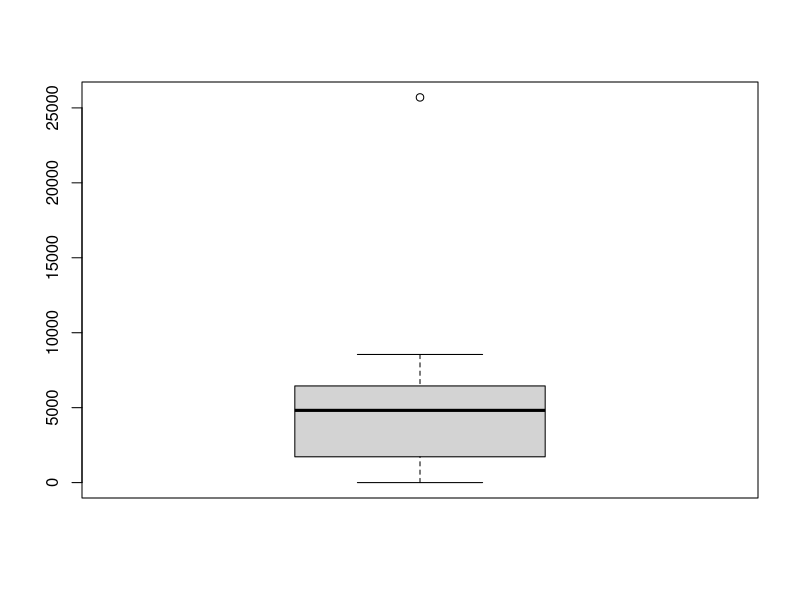
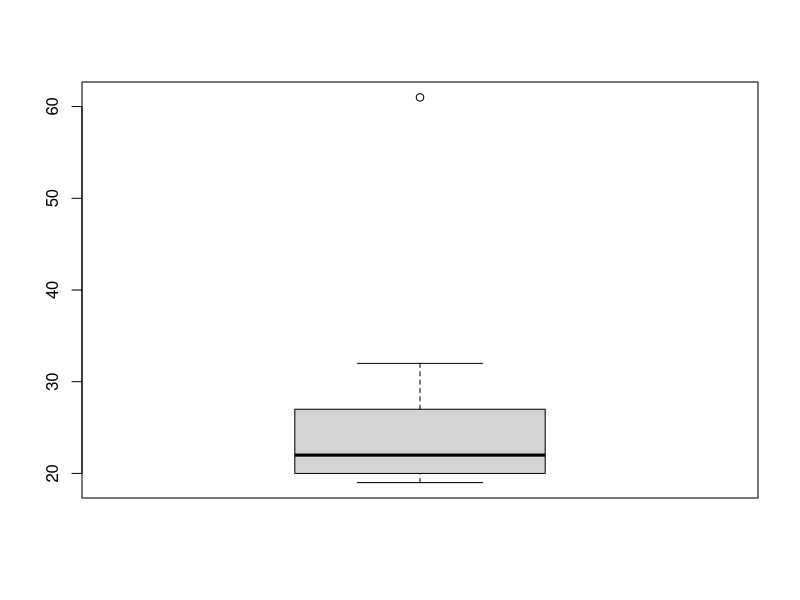
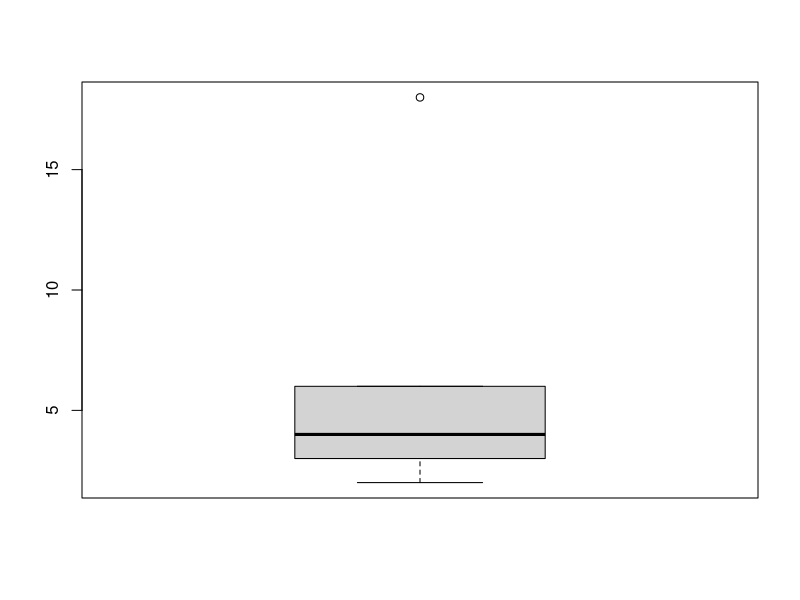
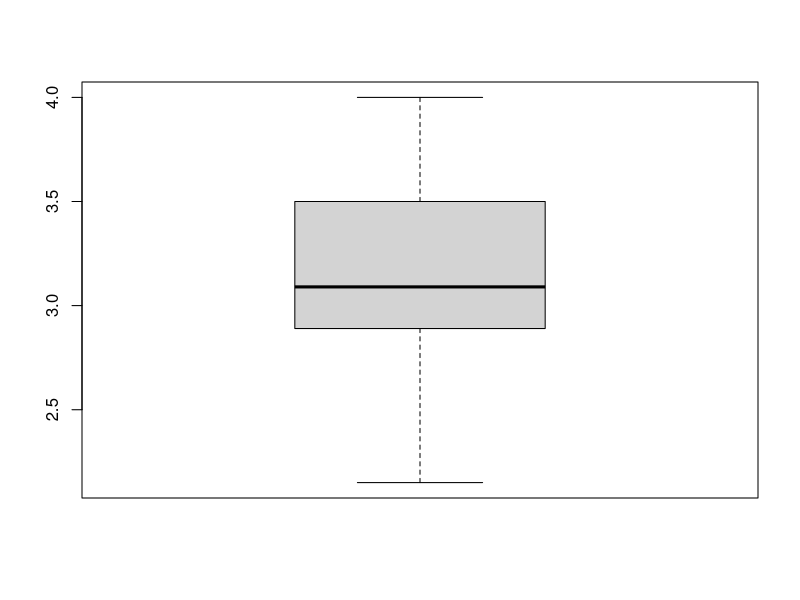
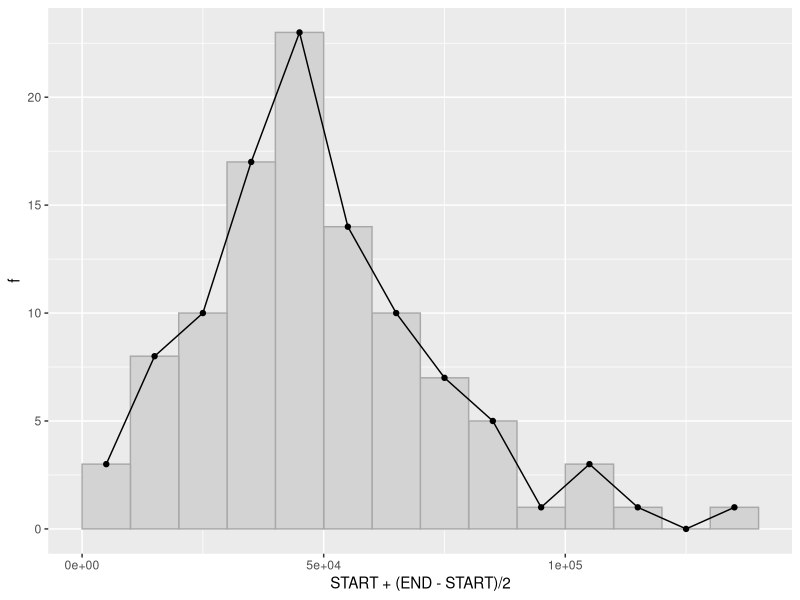
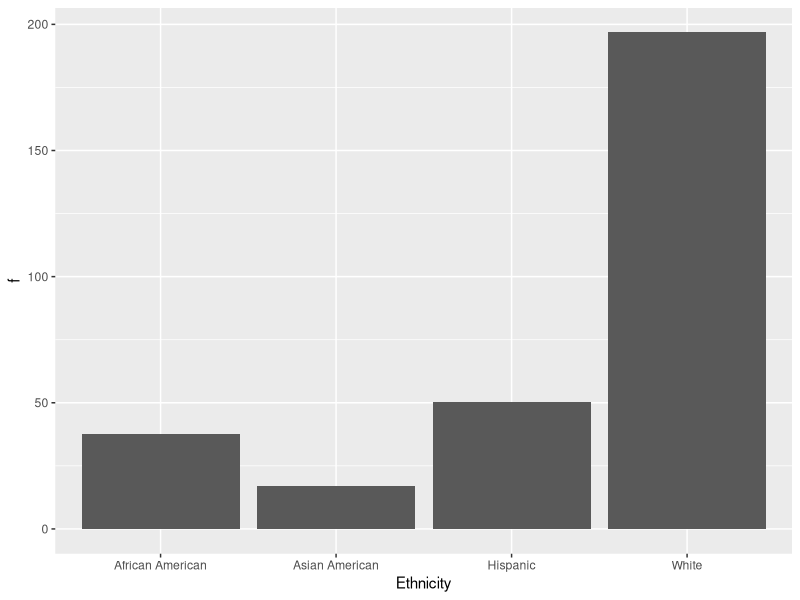
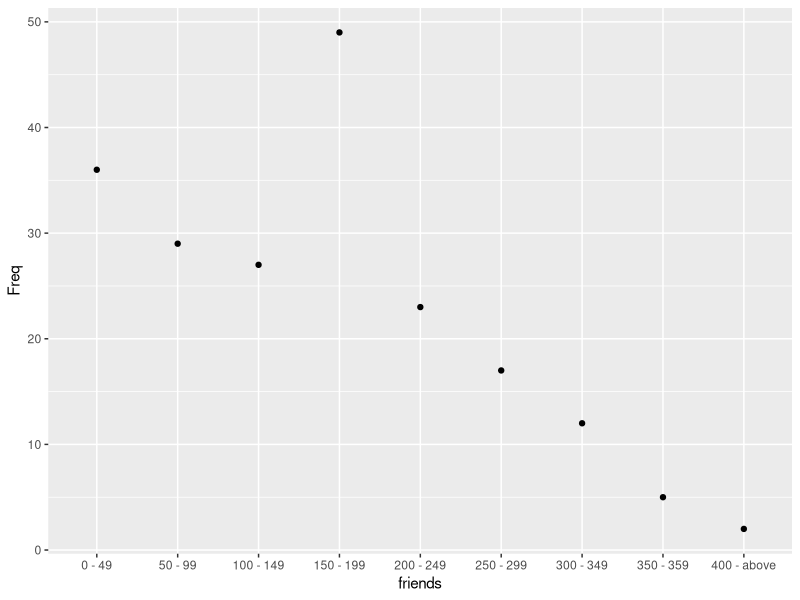
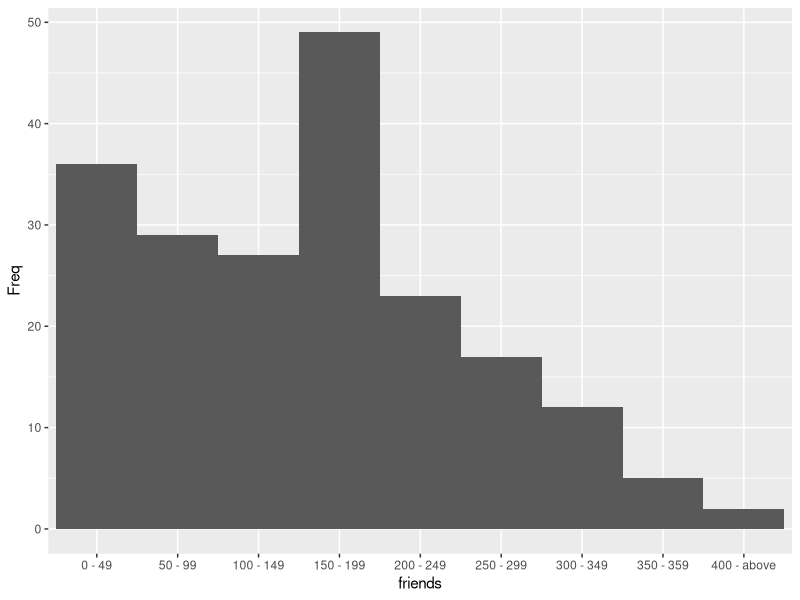

These charts were generated, in order, by the following R code:
# STATISTICS
# WITTE
# 2024-05-27

# PACKAGES ----------------------------------------------------------------

library(tidyverse)

# DESCRIBING DATA WITH TABLES AND GRAPHS ----------------------------------

# PROGRESS CHECK 2.2

scores <- c(91, 87, 95, 123, 98, 110, 112, 85, 96, 71, 80, 69, 109, 90,
            84, 75, 105, 100, 99, 94, 90, 79, 86, 90, 93, 95, 100, 98,
            80, 104, 77, 108, 90, 103, 89)

boundaries_low <- seq(65, 120, 5)
boundaries_high <- seq(69, 124, 5)

paste(boundaries_low, boundaries_high, sep = "-")

data.frame(
  table(
    cut(x = scores,
    breaks = seq(65, 125, 5),
    labels = paste(boundaries_low, boundaries_high, sep = "-"),
    right = FALSE)))

# PROGRESS CHECK 2.4

summer_income <- c(6450, 4820, 5650, 1720, 600, 0, 3482, 25700, 8548)
age <- c(20, 19, 61, 32, 19, 22, 23, 27, 21)
family_size <- c(2, 4, 3, 6, 18, 2, 6, 3, 4)
gpa <- c(2.3, 4, 3.56, 2.89, 2.15, 3.01, 3.09, 3.5, 3.2)

boxplot(summer_income)
boxplot(age)
boxplot(family_size)
boxplot(gpa)

boxplot.stats(summer_income)$out
boxplot.stats(age)$out
boxplot.stats(family_size)$out
boxplot.stats(gpa)$out

# PROGRESS CHECK 2.5

df <- tibble(
  GRE = paste(seq(725, 475, -25), seq(749, 499, -25), sep = "-"),
  f = c(1, 3, 14, 30, 34, 42, 30, 27, 13, 4, 2))

df |> 
  mutate(f_rel = f / sum(f))

# PROGRESS CHECK 2.6

df |> 
  arrange(GRE) |> 
  mutate(f_cumul = cumsum(f),
         f_cumul_pct = round(100 * f_cumul / max(f_cumul)))

# PROGRESS CHECK 2.8

ratings <- tibble(rating = c("PG", "G", "R", "NC-17", "PG", "PG-13", "PG", "NC-17",
                             "PG", "R", "R", "PG", "PG-13", "PG", "PG","G",
                             "G", "PG", "R", "PG-13"))

ratings |> 
  summarise(n = n(), .by = rating) |> 
  mutate(rating = fct(rating, levels = c("NC-17", "R", "PG-13", "PG", "G"))) |> 
  arrange(rating) |> 
  mutate(rel_freq_pct = 100 * n / sum(n)) |> 
  arrange(rev(rating)) |> 
  mutate(cumul_f = cumsum(rel_freq_pct))

# PROGRESS CHECK 2.9

df <- tibble(
  INCOME = paste(seq(130000, 0, -10000),
                 seq(139999, 9999, -10000), sep = "-"),
  f = c(1, 0, 1, 3, 1, 5, 7, 10, 14, 23, 17, 10, 8, 3))

df |> 
  separate(col = INCOME, into = c("START", "END"), sep = "-") |> 
  mutate(START = as.numeric(START),
         END = as.numeric(END)) |> 
  ggplot() +
  geom_rect(aes(xmin = START, xmax = END, ymin = 0, ymax = f),
            fill = "lightgrey", col = "darkgrey") +
  geom_point(aes(x = START + (END - START) / 2, y = f)) +
  geom_line(aes(x = START + (END - START) / 2, y = f))

# PROGRESS CHECK 2.10

scores <- c(120, 126, 108, 102, 98, 85, 141, 132, 118, 88, 123, 109,
            117, 124, 137, 106, 99, 104, 78, 143, 111, 113, 96)

stem(scores, scale = 2)

# PROGRESS CHECK 2.12

pop <- tibble(
  Ethnicity = c("African American", "Asian American", "Hispanic", "White"),
  f = c(37.7, 17.2, 50.5, 196.8)
)

ggplot(pop) +
  geom_col(aes(x = Ethnicity, y = f))

# REVIEW QUESTION 2.14
nb_res <- c(1, 4, 2, 3, 3, 1, 6, 7, 4, 3, 3, 9, 2, 4, 2, 2, 3, 2, 3, 4,
            4, 2, 3, 3, 5)
data.frame(table(nb_res))

# REVIEW QUESTION 2.15
friends <- c(rep("400 - above", 2),
             rep("350 - 359", 5),
             rep("300 - 349", 12),
             rep("250 - 299", 17),
             rep("200 - 249", 23),
             rep("150 - 199", 49),
             rep("100 - 149", 27),
             rep("50 - 99", 29),
             rep("0 - 49", 36))

friends <- fct_rev(fct_inorder(friends))

df <- data.frame(table(friends))

df |> 
  ggplot(aes(x = friends, y = Freq)) +
  geom_point()

df |> 
  mutate(RelFreq = Freq / sum(Freq),
         RelFreqPct = 100 * RelFreq,
         RelFreqPctCumul = cumsum(RelFreqPct))

df |> 
  ggplot(aes(x = friends, y = Freq)) +
  geom_col(width = 1)

df

# REVIEW QUESTION 2.16

meditators <- c(3.25, 3.56, 3.57, 2.95, 3.56, 3.45, 3.10, 2.58, 3.30,
                2.25, 3.33, 2.45, 3.30, 3.78, 3.00, 2.75, 2.95, 3.43,
                2.75, 2.25, 3.75, 3.56, 3.75, 3.35, 3.09, 3.56, 3.47)

non_meditators <- c(3.67, 2.50, 3.50, 2.80, 2.83, 3.25, 2.90, 2.34, 3.59,
                    3.79, 2.75, 2.67, 2.65, 3.10, 2.76, 2.10, 3.20, 3.00,
                    3.00, 1.90, 2.90, 2.58, 3.37, 2.86, 2.66, 2.37, 3.08)
summary(meditators)
summary(non_meditators)

boundaries_low <- seq(1.75, 3.75, 0.25)
boundaries_high <- seq(2, 4, 0.25)

paste(boundaries_low, boundaries_high, sep = "-")

freq_med <- data.frame(
  table(
    cut(x = meditators,
        breaks = seq(1.75, 4, 0.25),
        labels = paste(boundaries_low, boundaries_high, sep = "-"),
        right = FALSE))) |> 
  tibble() |> 
  select(class = Var1, freq_med = Freq)

freq_nonmed <- data.frame(
  table(
    cut(x = non_meditators,
        breaks = seq(1.75, 4, 0.25),
        labels = paste(boundaries_low, boundaries_high, sep = "-"),
        right = FALSE))) |> 
  tibble() |> 
  select(class = Var1, freq_nonmed = Freq)

freq_tbl <- left_join(freq_med, freq_nonmed)


freq_tbl

non_meditators[non_meditators < 2]

ggplot(freq_tbl) +
  geom_col(aes(x = class, y = freq_med),
           col = "lightblue", fill = "lightblue", alpha = 0.5,
           width = 1) +
  geom_col(aes(x = class, y = freq_nonmed),
           col = "lightgreen", fill = "lightgreen", alpha = 0.5,
           width = 1)

# REVIEW QUESTION 2.17

ages_low <- seq(65, 0, -5)
ages_high <- c("above", seq(64, 4, -5))

df <- tibble(
  AGE = paste(ages_low, ages_high, sep = "-"),
  SMALL_TOWN_F = c(105, 53, 45, 40, 44, 38, 31, 27, 25, 20, 20, 19, 17, 16),
  US_POP_PCT = c(13, 5, 6, 7, 7, 7, 7, 6, 7, 7, 7, 7, 7, 7)
)

df |> 
  mutate(SMALL_TOWN_PCT = 100 * SMALL_TOWN_F / sum(SMALL_TOWN_F)) |> 
  rowid_to_column() |> 
  ggplot() +
  geom_line(aes(x = rowid, y = SMALL_TOWN_PCT), col = "red", linewidth = 1) +
  geom_line(aes(x = rowid, y = US_POP_PCT), col = "blue", linewidth = 1)

# REVIEW QUESTION 2.18

df <- tibble(
  FIELD = c("Business", "Social sciences", "Education", "Health sciences", "Psychology",
            "Engineering", "Life sciences", "Fine arts",
            "Communications", "Computer sciences", "English"),
  MALES = c(190, 90.6, 21.8, 24.9, 25.4, 81.3, 39.5, 37.2, 33.5, 39.8, 17),
  FEMALES = c(176.7, 87.9, 84, 138.6, 83.6, 17.3, 56.3, 58.6, 55.2, 8.6, 36.8)
)

df |> 
  mutate(M_PCT = 100 * MALES / sum(MALES),
         F_PCT = 100 * FEMALES / sum(FEMALES)) |> 
  select(FIELD, M_PCT, F_PCT) |> 
  pivot_longer(cols = -FIELD, names_to = "SEX", values_to = "PCT") |> 
  mutate(SEX = case_when(SEX == "M_PCT" ~ "MALE",
                         .default = "FEMALE")) |> 
  ggplot() +
  geom_col(aes(x = FIELD, y = PCT, fill = SEX), position = "dodge")

# DESCRIBING DATA WITH AVERAGES -------------------------------------------

# PROGRESS CHECK 3.1
ages <- c(60, 63, 45, 63, 65, 70, 55, 63, 60, 65, 63)
names(sort(-table(ages)))[1]

# PROGRESS CHECK 3.2
mpg <- c(26.3, 28.7, 27.4, 26.6, 27.4, 26.9)
names(sort(-table(mpg)))[1]

# PROGRESS CHECK 3.3
ages <- c(60, 63, 45, 63, 65, 70, 55, 63, 60, 63, 65)
ages_sorted <- sort(ages)
val <- (length(ages_sorted) + 1) / 2
ages_sorted[val]
median(ages)

# PROGRESS CHECK 3.4
miles <- c(26.3, 28.7, 27.4, 26.6, 27.4, 26.9)
miles_sorted <- sort(miles)
val <- (length(miles_sorted) + 1) / 2
miles_median <- (miles_sorted[floor(val)] + miles_sorted[ceiling(val)]) / 2
median(miles)

# PROGRESS CHECK 3.5
ages <- c(60, 63, 45, 63, 65, 70, 55, 63, 60, 63, 65)
sum(ages) / length(ages)
mean(ages)

# PROGRESS CHECK 3.6
miles <- c(26.3, 28.7, 27.4, 26.6, 27.4, 26.9)
sum(miles) / length(miles)
mean(miles)

# PROGRESS CHECK 3.8
locations <- c("DB", "C", "O", "DB", "DB", "SP", "SP", "C",
               "C", "LH", "C", "DB", "LH", "DB", "DB", "O",
               "DB", "O", "LH", "DB")
names(sort(-table(locations)))[1]
table(locations)

# REVIEW QUESTION 3.9
scores <- c(1, 3, 4, 1, 0, 2, 5, 8, 0, 2, 3, 4, 7, 11, 0, 2, 3, 3)
table(scores)
names(sort(-table(scores)))[1]  # 3

scores_sorted <- sort(scores)
val <- (length(scores_sorted) + 1) / 2

scores_median <- (scores_sorted[floor(val)] + scores_sorted[ceiling(val)]) / 2  # 3
median(scores)

scores_mean <- sum(scores) / length(scores)  # 3.278
mean(scores)

# REVIEW QUESTION 3.10
errors <- c(2, 17, 5, 3, 28, 7, 5, 8, 5, 6, 2, 12, 10, 4, 3)

names(sort(table(errors), decreasing = TRUE)[1])  # mode = 5

errors_sorted <- sort(errors)
val <- (length(errors) + 1) / 2
errors_sorted[8]  # median = 5
median(errors)

sum(errors) / length(errors)  # mean = 7.8
mean(errors)

# REVIEW QUESTION 3.11
mean(c(5, 5, 15))
median(c(5, 5, 15))  # median

mean(c(5, 10, 10))  # mean
median(c(5, 10, 10))

mean(c(3, 3, 10))
median(c(3, 3, 10))  # median

mean(c(1, 6, 11))  # mean or median
median(c(1, 6, 11))

# REVIEW QUESTION 3.14
scores <- c(3, 6, 2, 0, 4)
sum(scores - mean(scores))

sum(scores - 5)

# REVIEW QUESTION 3.15
ratings <- tibble(rating = c("PG", "G", "R", "NC-17", "PG", "PG-13", "PG", "NC-17",
                             "PG", "R", "R", "PG", "PG-13", "PG", "PG","G",
                             "G", "PG", "R", "PG-13"))

ratings |> 
  summarise(n = n(), .by = rating) |> 
  mutate(rating = fct(rating, levels = c("NC-17", "R", "PG-13", "PG", "G"))) |> 
  mutate(pct = n / sum(n),
         cumul_n = cumsum(n),
         cumul_pct = cumsum(100 * cumul_n / sum(cumul_n)))

# REVIEW QUESTION 3.18

mean(c(1, 2, 10, 7))
mean(c(2, 4, 1, 5, 7, 7, 9))
mean(c(6, 9, 2, 7, 1, 2, 8))

# DESCRIBING VARIABILITY --------------------------------------------------

# PROGRESS CHECK 4.4
scores <- c(1, 3, 4, 4)
n <- length(scores)
sum_scores <- sum(scores)
mean_scores <- sum(scores) / n
score_to_mean <- scores - mean_scores
scores_to_mean_sq <- score_to_mean ^ 2
scores_to_mean_sq_sum <- sum(scores_to_mean_sq)
var_scores <- scores_to_mean_sq_sum / (n-1)
sd_scores <- sqrt(var_scores)

# PROGRESS CHECK 4.5.a
scores <- c(1, 3, 7, 2, 0, 4, 7, 3)
scores_n <- length(scores)
scores_sum <- sum(scores)
scores_sum_sq <- scores_sum^2
scores_sq_sum <- sum(scores^2)
sum_of_squares <- scores_sq_sum - scores_sum_sq / scores_n
scores_var <- sum_of_squares / scores_n
scores_sd <- sqrt(scores_var)

# PROGRESS CHECK 4.5.b
scores <- c(10, 8, 5, 0, 1, 1, 7, 9, 2)
scores_n <- length(scores)
scores_sum <- sum(scores)
scores_sum_sq <- scores_sum^2
scores_sq_sum <- sum(scores^2)
sum_of_squares <- scores_sq_sum - scores_sum_sq / (scores_n)
scores_var <- sum_of_squares / (scores_n - 1)
scores_sd <- sqrt(scores_var)

# PROGRESS CHECK 4.6
scores <- c(8, 5, 7, 1, 4, 0, 5, 7, 2, 9)
n <- length(scores)
sum_scores <- sum(scores)
mean_scores <- sum(scores) / n
score_to_mean <- scores - mean_scores
scores_to_mean_sq <- score_to_mean ^ 2
scores_to_mean_sq_sum <- sum(scores_to_mean_sq)
var_scores <- scores_to_mean_sq_sum / (n-1)
sd_scores <- sqrt(var_scores)

# PROGRESS CHECK 4.8.a
ages <- c(60, 63, 45, 63, 65, 70, 55, 63, 60, 65, 63)
ages_sorted <- sort(ages)
value <- (length(ages_sorted) + 1) / 4
Q3 <- rev(ages_sorted)[value]
Q1 <- ages_sorted[value]
IQR <- Q3 - Q1
IQR(ages, type = 1)

# PROGRESS CHECK 4.8.b
changes <- c(1, 3, 4, 1, 0, 2, 5, 8, 0, 2, 3, 4, 7, 11, 0, 2, 3, 4)
changes_sorted <- sort(changes)
value <- (length(changes_sorted) + 1) / 4  # 4.75 -> 5
Q3 <- rev(changes_sorted)[5]
Q1 <- changes_sorted[5]
IQR <- Q3 - Q1
IQR(changes, type = 1)

# REVIEW QUESTION 4.14.a
weights <- c(160, 193, 226, 157, 180, 205, 165, 168, 169, 160, 163, 172, 151, 157,
             133, 245, 170, 152, 160, 220, 190, 170, 160, 180, 158, 170, 166, 206,
             150, 152, 150, 225, 145, 152, 172, 165, 190, 156, 135, 185, 159, 175,
             158, 179, 190, 165, 152, 156, 154, 165, 157, 156, 135)

weights_n <- length(weights)
weights_sum <- sum(weights)
weights_mean <- weights_sum / weights_n
sum_sq <- sum((weights - weights_mean)^2)
weights_var <- sum_sq / (weights_n - 1)
weights_sd <- sqrt(weights_var)
weights_sd == sd(weights)

# REVIEW QUESTION 4.14.b
tibble(weight = weights) |> 
  filter(weight >= weights_mean - weights_sd &  weight <= weights_mean + weights_sd) |> 
  count() |> 
  mutate(pct = 100 * n / 53)
  
169.51 - 23.33
169.51 + 23.33

tibble(weight = weights) |> 
  filter(weight <= weights_mean - 2*weights_sd | weight >= weights_mean + 2*weights_sd) |> 
  count() |> 
  mutate(pct = 100 * n / 53)

# NORMAL DISTRIBUTIONS AND STANDARD (Z) SCORES ----------------------------

# PROGRESS CHECK 5.1
(135-100)/15
(470-500)/100
(2100-2180)/50
(69-69)/3
(-3-0)/2

# PROGRESS CHECK 5.2
1-pnorm(1.80) 
# 0.5-pnorm(-0.43)
pnorm(0.43)-0.5
1-pnorm(3)
pnorm(1.65)-0.5
# 0.5-pnorm(-1.96)
pnorm(1.96)-0.5

# PROGRESS CHECK 5.3
pnorm(400, mean = 500, sd = 100)
1-pnorm(650, mean = 500, sd = 100)
pnorm(700, mean = 500, sd = 100)

# PROGRESS CHECK 5.5
1 - pnorm(570, mean = 500, sd = 100)
pnorm(515, mean = 500, sd = 100)
pnorm(540, mean = 500, sd = 100) - pnorm(520, mean = 500, sd = 100)
pnorm(520, mean = 500, sd = 100) - pnorm(470, mean = 500, sd = 100)
1 - pnorm(550, mean = 500, sd = 100)
pnorm(400, mean = 500, sd = 100) + (1 - pnorm(600, mean = 500, sd = 100))
pnorm(550, mean = 500, sd = 100) - pnorm(450, mean = 500, sd = 100)

# PROGRESS CHECK 5.6
qnorm(p = 0.01, mean = 1200, sd = 120)
qnorm(p = 0.5, mean = 1200, sd = 120)
qnorm(p = 0.95, mean = 1200, sd = 120)
qnorm(p = 0.08, mean = 1200, sd = 120)

# PROGRESS CHECK 5.7
(53-50)/9
(38-40)/10
(45-30)/20
(28-20)/20

# PROGRESS CHECK 5.8
(64-50)/9
(64-40)/10
(64-30)/20
(64-20)/20

# PROGRESS CHECK 5.9.a
z <- (24-20)/5
50 + 10*z
100 + 15*z
500 + 100*z

# PROGRESS CHECK 5.9.b
z <- (37-42)/3
50 + 10*z
100 + 15*z
500 + 100*z

# REVIEW QUESTION 5.11
1 - pnorm(q = 125, mean = 100, sd = 15)
pnorm(q = 82, mean = 100, sd = 15)
pnorm(q = 109, mean = 100, sd = 15) - pnorm(q = 91, mean = 100, sd = 15)
pnorm(q = 60, mean = 100, sd = 15) + (1 - pnorm(q = 140, mean = 100, sd = 15))

# REVIEW QUESTION 5.12
pnorm(q = 960, mean = 1200, sd = 120)
1 - pnorm(q = 1500, mean = 1200, sd = 120)
pnorm(q = 1250, mean = 1200, sd = 120) - pnorm(q = 1150, mean = 1200, sd = 120)
pnorm(q = 1400, mean = 1200, sd = 120) - pnorm(q = 1300, mean = 1200, sd = 120)

# REVIEW QUESTION 5.13
qnorm(p = 0.98, mean = 100, sd = 15)
qnorm(p = 0.10, mean = 100, sd = 15)
qnorm(p = 0.60, mean = 100, sd = 15)
c(qnorm(p = 0.025, mean = 100, sd = 15), qnorm(p = 0.975, mean = 100, sd = 15))
c(qnorm(p = 0.005, mean = 100, sd = 15), qnorm(p = 0.995, mean = 100, sd = 15))

# REVIEW QUESTION 5.14
qnorm(p = 0.5, mean = 1200, sd = 120)
qnorm(p = 0.25, mean = 1200, sd = 120)
qnorm(p = 0.01, mean = 1200, sd = 120)
c(qnorm(p = 0.05, mean = 1200, sd = 120), qnorm(p = 0.95, mean = 1200, sd = 120))

# REVIEW QUESTION 5.15
qnorm(p = 0.05, mean = 83, sd = 20)
1 - pnorm(q = 48, mean = 83, sd = 20)
pnorm(q = 61, mean = 83, sd = 20)
c(qnorm(p = 0.01, mean = 83, sd = 20), qnorm(p = 0.99, mean = 83, sd = 20))
pnorm(q = 72, mean = 83, sd = 20) - pnorm(q = 24, mean = 83, sd = 20)
c(qnorm(p = 0.025, mean = 83, sd = 20), qnorm(p = 0.975, mean = 83, sd = 20))
pnorm(q = 96, mean = 83, sd = 20) - pnorm(q = 48, mean = 83, sd = 20)
qnorm(p = 0.8, mean = 83, sd = 20)
c(qnorm(p = 0.03, mean = 83, sd = 20), qnorm(p = 0.97, mean = 83, sd = 20))
1 - pnorm(q = 61, mean = 83, sd = 20)

# REVIEW QUESTION 5.16
1 - pnorm(q = 3.5, mean = 3.20, sd = 0.30)
pnorm(q = 2.5, mean = 3.20, sd = 0.30)
1 - pnorm(q = 3.75, mean = 3.20, sd = 0.30)
qnorm(p = 0.9, mean = 3.2, sd = 0.3)

# REVIEW QUESTION 5.17.a
z <- (34-41)/5
50 + 10*z
100 + 15*z
500 + 100*z

# REVIEW QUESTION 5.17.b
z <- (880-700)/120
50 + 10*z
100 + 15*z
500 + 100*z

# REVIEW QUESTION 5.17.c
z <- (-3-12)/10
50 + 10*z
100 + 15*z
500 + 100*z

# REVIEW QUESTION 5.18
# a. mean exceeds median
(25-28)/4
(30-28)/4

# 6. DESCRIBING RELATIONSHIPS : CORRELATION -------------------------------


